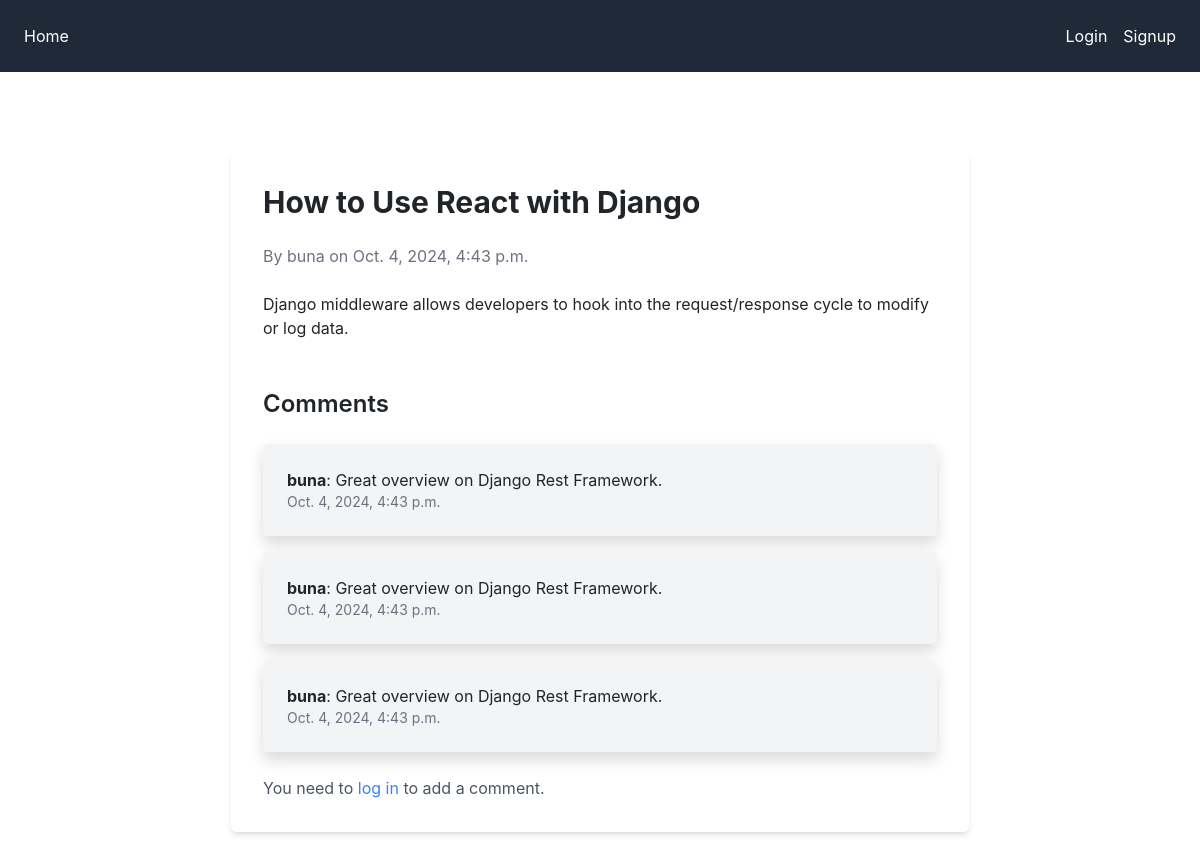
Screenshot of /article/2/ with the database file from the repository.
### mysite/models.py (models this page shows, shortened)
class Article(models.Model):
    title = models.CharField(max_length=200)
    content = models.TextField()
    author = models.ForeignKey(User, on_delete=models.CASCADE)
    created_at = models.DateTimeField(default=timezone.now)

class Comment(models.Model):
    article = models.ForeignKey(Article, on_delete=models.CASCADE, related_name='comments')
    author = models.ForeignKey(User, on_delete=models.CASCADE)
    content = models.TextField()
    created_at = models.DateTimeField(auto_now_add=True)

### mysite/views.py (the view)
# urls.py: path('article/<int:article_id>/', views.article_detail, name='article_detail'),
def article_detail(request, article_id):
    article = get_object_or_404(Article, pk=article_id)
    comments = article.comments.all()
    if request.method == 'POST':
        form = CommentForm(request.POST)
        if form.is_valid():
            comment = form.save(commit=False)
            comment.article = article
            comment.author = request.user
            comment.save()
            return redirect('article_detail', article_id=article.id)
    else:
        form = CommentForm()
    return render(request, 'article_detail.html', {'article': article, 'comments': comments, 'form': form})

### mysite/templates/article_detail.html
{% extends "base.html" %}
{% block content %}
<div class="container mx-auto py-12 max-w-3xl">
    <div class="bg-white shadow-md rounded-lg p-8">
        <h1 class="text-3xl font-bold mb-4">{{ article.title }}</h1>
        <p class="text-gray-500 mb-6">By {{ article.author }} on {{ article.created_at }}</p>
        <div class="prose max-w-none">
            {{ article.content }}
        </div>
        <div class="mt-12">
            <h2 class="text-2xl font-semibold mb-4">Comments</h2>
            <ul class="space-y-4">
                {% for comment in comments %}
                    <li class="bg-gray-100 p-4 rounded-lg shadow">
                        <p><strong>{{ comment.author }}</strong>: {{ comment.content }}</p>
                        <p class="text-sm text-gray-500">{{ comment.created_at }}</p>
                    </li>
                {% empty %}
                    <li>No comments yet.</li>
                {% endfor %}
            </ul>
            {% if user.is_authenticated %}
                <form method="post" class="mt-6">
                    {% csrf_token %}
                    <textarea name="content" class="w-full p-2 border rounded" placeholder="Add a comment..."></textarea>
                    <button type="submit" class="bg-blue-500 text-white py-2 px-4 rounded mt-2">Post Comment</button>
                </form>
            {% else %}
                <p class="mt-4 text-gray-600">You need to <a href="{% url 'login' %}" class="text-blue-500 hover:underline">log in</a> to add a comment.</p>
            {% endif %}
        </div>
    </div>
</div>
{% endblock %}

### rows the page displays
Article: title "How to Use React with Django", author "buna", created_at "Oct. 4, 2024, 4:43 p.m.", content "Django middleware allows developers to hook into the request/response cycle to modify or log data."
Comment: author "buna", content "Great overview on Django Rest Framework.", created_at "Oct. 4, 2024, 4:43 p.m."
Comment: author "buna", content "Great overview on Django Rest Framework.", created_at "Oct. 4, 2024, 4:43 p.m."
Comment: author "buna", content "Great overview on Django Rest Framework.", created_at "Oct. 4, 2024, 4:43 p.m."
